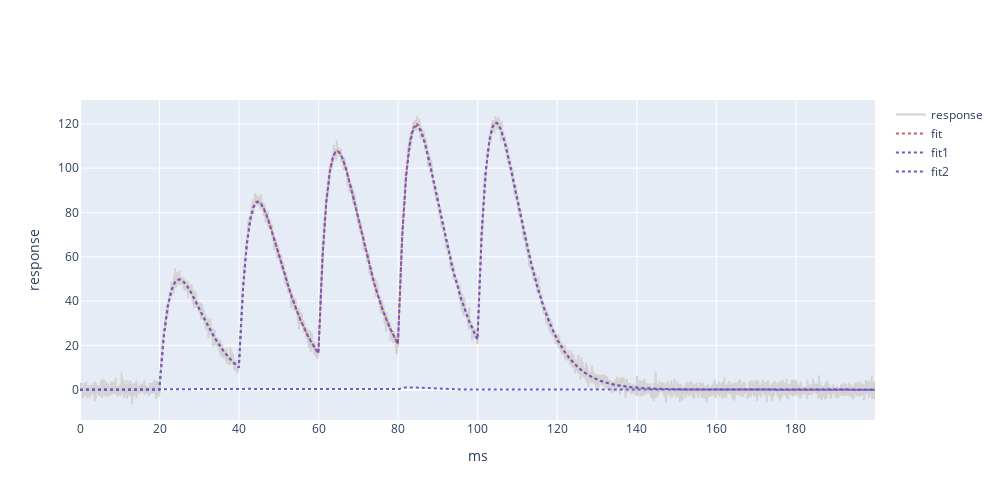

Notebook source saved alongside this figure:
### Code cell
y = df.iloc[:, 0].values
np.random.seed(42) 
nFIT(x=x, y=y, n=5, ISI=20, bl=20, model='product2', fit_method='MLE')

### Figure 1 — Plotly figure (JSON) as saved in the notebook; plotly's stock layout.template omitted (floating-point values rounded to 4 significant figures; data arrays with more than 128 entries replaced by an {"elided": "..."} marker saying what was removed)
{"data": [{"line": {"color": "lightgray"}, "name": "response", "type": "scatter", "x": {"elided": "3999 float values"}, "y": {"elided": "3999 float values"}}, {"line": {"color": "indianred", "dash": "dot"}, "name": "fit", "type": "scatter", "x": {"elided": "3999 float values"}, "y": {"elided": "3999 float values"}}, {"line": {"color": "slateblue", "dash": "dot"}, "name": "fit1", "type": "scatter", "x": {"elided": "3999 float values"}, "y": {"elided": "3999 float values"}}, {"line": {"color": "slateblue", "dash": "dot"}, "name": "fit2", "type": "scatter", "x": {"elided": "3999 float values"}, "y": {"elided": "3999 float values"}}], "layout": {"height": 500, "width": 1000, "xaxis": {"autorange": true, "range": [0, 199.9], "title": {"text": "ms"}, "type": "linear"}, "yaxis": {"autorange": true, "range": [-13.71, 130.8], "title": {"text": "response"}, "type": "linear"}}}
